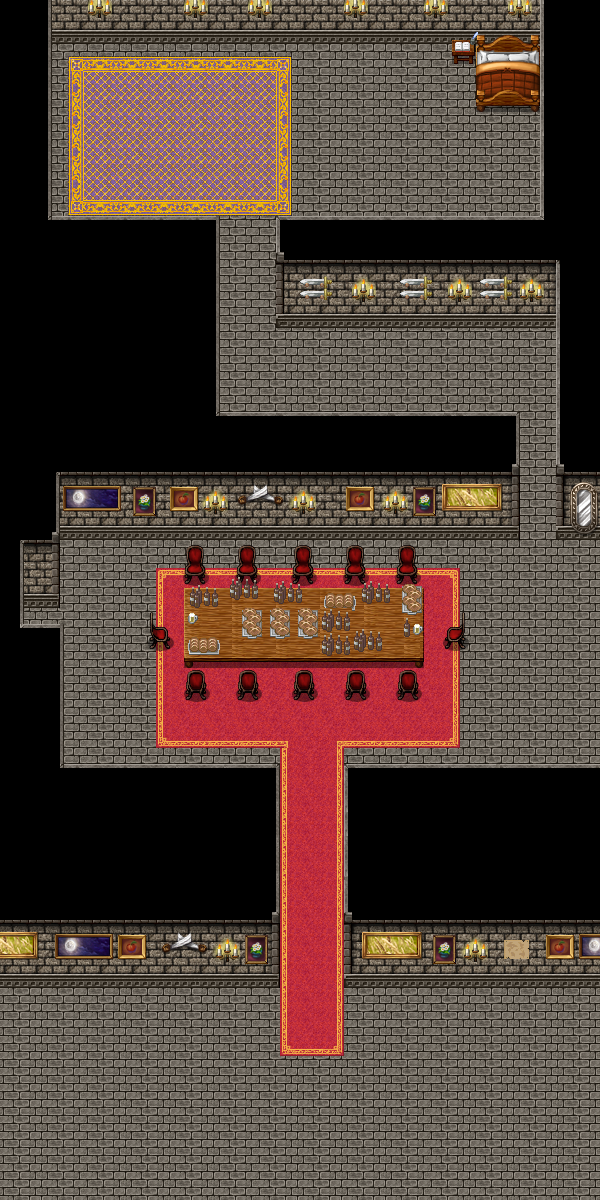

Below is a game level as drawn by its tile map, then a one-line description and the .tmx that defines it (tile-layer data replaced by summaries):
An orthogonal 150x300 tile map with 4x4 px tiles, 5 tile layers (Floor, Wall, Rug, Decorations, ...), 4 tilesets and 36 objects.

<map version="1.0" tiledversion="1.0.3" orientation="orthogonal" renderorder="right-down" width="150" height="300" tilewidth="4" tileheight="4" nextobjectid="37">
 <tileset firstgid="1" source="../Game Tilesets/untitled7.tsx" />
 <tileset firstgid="15361" source="../Game Tilesets/untitled3.tsx" />
 <tileset firstgid="27649" source="../Game Tilesets/untitled6.tsx" />
 <tileset firstgid="44033" source="../Game Tilesets/untitled11.tsx" />
 <layer name="Floor" width="150" height="300">
  <data>[45000 cells, 45000 non-empty, 44 distinct tile ids]</data>
 </layer>
 <layer name="Wall" width="150" height="300">
  <data>[45000 cells, 20900 non-empty, 406 distinct tile ids]</data>
 </layer>
 <layer name="Rug" width="150" height="300">
  <data>[45000 cells, 6892 non-empty, 530 distinct tile ids]</data>
 </layer>
 <layer name="Decorations" width="150" height="300">
  <data>[45000 cells, 4530 non-empty, 1452 distinct tile ids]</data>
 </layer>
 <layer name="Table Top" width="150" height="300">
  <data>[45000 cells, 697 non-empty, 228 distinct tile ids]</data>
 </layer>
 <objectgroup name="Map09-Entrance to Necromancer" visible="0">
  <object id="35" x="264" y="1196" width="84" height="4" />
 </objectgroup>
 <objectgroup name="Map11-Dungeon" visible="0">
  <object id="1" x="24" y="608" width="4" height="16" />
 </objectgroup>
 <objectgroup name="Collision" visible="0">
  <object id="2" x="20" y="528" width="40" height="80" />
  <object id="3" x="20" y="624" width="44" height="364" />
  <object id="4" x="64" y="764" width="216" height="224" />
  <object id="5" x="344" y="764" width="256" height="224" />
  <object id="6" x="0" y="920" width="20" height="68" />
  <object id="7" x="0" y="920" width="20" height="68" />
  <object id="8" x="60" y="412" width="460" height="128" />
  <object id="9" x="44" y="216" width="176" height="196" />
  <object id="10" x="24" y="0" width="28" height="220" />
  <object id="11" x="52" y="0" width="548" height="44" />
  <object id="12" x="452" y="44" width="92" height="20" />
  <object id="13" x="476" y="64" width="68" height="48" />
  <object id="14" x="540" y="44.6667" width="52" height="171.333" />
  <object id="15" x="276" y="216" width="324" height="112" />
  <object id="16" x="556" y="328" width="44" height="212" />
  <object id="17" x="444" y="632" width="20" height="16" />
  <object id="18" x="396" y="688" width="24" height="12" />
  <object id="19" x="344" y="688" width="24" height="12" />
  <object id="20" x="292" y="688" width="24" height="12" />
  <object id="21" x="236" y="688" width="24" height="12" />
  <object id="22" x="184" y="688" width="24" height="12" />
  <object id="23" x="148" y="632" width="24" height="16" />
  <object id="24" x="184" y="568" width="20" height="16" />
  <object id="25" x="236" y="568" width="20" height="12" />
  <object id="26" x="292" y="568" width="20" height="16" />
  <object id="27" x="344" y="568" width="20" height="16" />
  <object id="28" x="396" y="568" width="20" height="16" />
  <object id="29" x="184" y="588" width="240" height="80" />
  <object id="30" x="596" y="988" width="4" height="212" />
  <object id="31" x="348" y="1196" width="248" height="4" />
  <object id="32" x="16" y="1196" width="248" height="4" />
  <object id="33" x="0" y="1196" width="16" height="4" />
  <object id="34" x="0" y="988" width="4" height="208" />
  <object id="36" x="596" y="540" width="4" height="224" />
 </objectgroup>
</map>
